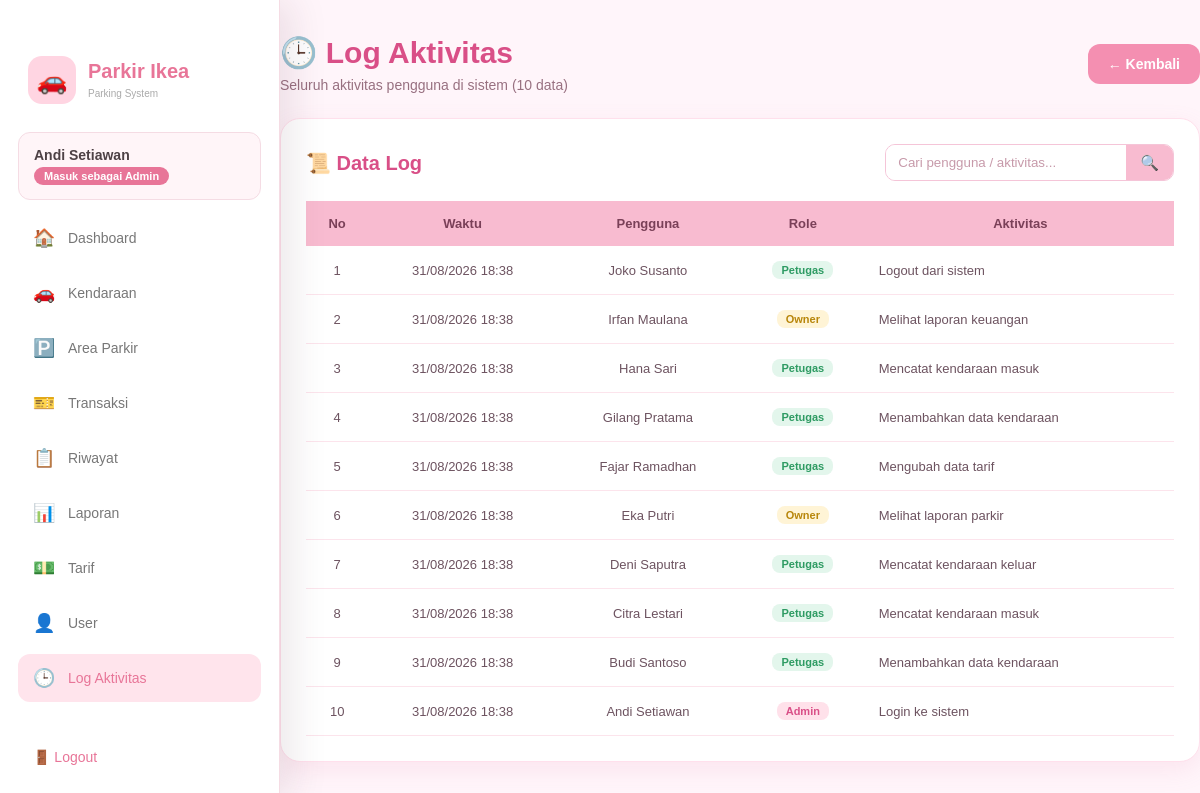
/controller/c_log.php (signed in), run on the app's committed database.
### tables this page shows
CREATE TABLE `tb_log_aktivitas` (
  `id_log` int NOT NULL,
  `id_user` int DEFAULT NULL,
  `aktivitas` varchar(100) NOT NULL,
  `waktu_aktivitas` datetime DEFAULT CURRENT_TIMESTAMP
);

### controller/c_log.php (called while the page is built, shortened)
<?php
require_once __DIR__ . '/../models/koneksi.php';
require_once __DIR__ . '/../models/m_log.php';
$koneksi_obj = new koneksi();
$db          = $koneksi_obj->koneksi;
$cari       = trim($_GET['cari'] ?? '');
$per_halaman = 20;
$halaman    = max(1, (int) ($_GET['halaman'] ?? 1));
$total_data  = hitung_log($db, $cari);
$total_hal   = max(1, (int) ceil($total_data / $per_halaman));
$halaman     = min($halaman, $total_hal);
$offset      = ($halaman - 1) * $per_halaman;
$data_log = ambil_semua_log($db, $cari, $per_halaman, $offset);
include __DIR__ . '/../view/v_log_aktivitas.php';
exit();

### models/m_log.php (called while the page is built, shortened)
<?php
if (!function_exists('hitung_log')) {
    function hitung_log($db, string $cari = ''): int {
        $like = '%' . $cari . '%';
        $stmt = $db->prepare(
            "SELECT COUNT(*) AS n
             FROM   tb_log_aktivitas l
             LEFT JOIN tb_user u ON u.id_user = l.id_user
             WHERE  l.aktivitas LIKE ? OR u.nama_lengkap LIKE ? OR u.role LIKE ?");
        $stmt->bind_param("sss", $like, $like, $like);
        $stmt->execute();
        $row = $stmt->get_result()->fetch_assoc();
        return (int) ($row['n'] ?? 0);
    }
}
if (!function_exists('ambil_semua_log')) {
    function ambil_semua_log($db, string $cari = '', int $limit = 20, int $offset = 0): array {
        $like   = '%' . $cari . '%';
        $limit  = max(1, $limit);
        $offset = max(0, $offset);
        $stmt = $db->prepare(
            "SELECT l.id_log, l.aktivitas, l.waktu_aktivitas,
                    COALESCE(u.nama_lengkap, '(user dihapus)') AS nama_lengkap,
                    COALESCE(u.role, '-') AS role
             FROM   tb_log_aktivitas l
             LEFT JOIN tb_user u ON u.id_user = l.id_user
             WHERE  l.aktivitas LIKE ? OR u.nama_lengkap LIKE ? OR u.role LIKE ?
             ORDER  BY l.waktu_aktivitas DESC, l.id_log DESC
             LIMIT  ? OFFSET ?");
        $stmt->bind_param("sssii", $like, $like, $like, $limit, $offset);
        $stmt->execute();
        $res  = $stmt->get_result();
        $rows = [];
        while ($r = $res->fetch_assoc()) $rows[] = $r;
        return $rows;
    }
}

### view/v_log_aktivitas.php (the view, shortened to what this page needs)
<?php
function h($v, string $fb = '-'): string {
    return htmlspecialchars($v ?? $fb, ENT_QUOTES, 'UTF-8');
}
$no_awal = ($halaman - 1) * $per_halaman + 1;
?>
<!DOCTYPE html>
<html lang="id">
<head>
    <link rel="stylesheet" href="../assets/log_aktivitas.css">
    <link rel="stylesheet" href="../assets/navbar.css">
</head>
<body>
    <?php include __DIR__ . '/navbar.php'; ?>
    <div class="container">
        <div class="header">
            <div>
                <h1>🕒 Log Aktivitas</h1>
                <p>Seluruh aktivitas pengguna di sistem (<?= $total_data ?> data)</p>
            </div>
            <a href="../view/DashBoard.php" class="btn-kembali">← Kembali</a>
        </div>
        <div class="card">
            <div class="card-header">
                <h2>📜 Data Log</h2>
                <form class="search-box" method="get" action="../controller/c_log.php">
                    <input type="text" name="cari" value="<?= h($cari, '') ?>"
                           placeholder="Cari pengguna / aktivitas...">
                    <button type="submit">🔍</button>
                </form>
            </div>
            <div class="table-wrapper">
                <table>
                    <thead>
                        <tr>
                            <th>No</th>
                            <th>Waktu</th>
                            <th>Pengguna</th>
                            <th>Role</th>
                            <th>Aktivitas</th>
                        </tr>
                    </thead>
                    <tbody>
                    <?php if (!empty($data_log)): ?>
                        <?php foreach ($data_log as $i => $l): ?>
                        <tr>
                            <td><?= $no_awal + $i ?></td>
                            <td><?= date('d/m/Y H:i', strtotime($l['waktu_aktivitas'])) ?></td>
                            <td><?= h($l['nama_lengkap']) ?></td>
                            <td><span class="badge-role <?= h($l['role']) ?>"><?= h(ucfirst($l['role'])) ?></span></td>
                            <td class="kolom-aktivitas"><?= h($l['aktivitas']) ?></td>
                        </tr>
                        <?php endforeach; ?>
                    <?php endif; ?>
                    </tbody>
                </table>
            </div>
        </div>
    </div>
</body>
</html>

### assets/log_aktivitas.css (style rules this page uses)
* { margin: 0; padding: 0; box-sizing: border-box; font-family: Arial, sans-serif; }
body { background: #fff5fa; min-height: 100vh; padding: 35px; color: #5a3d4a; }
.container { max-width: 1200px; margin: auto; }
.header { display: flex; justify-content: space-between; align-items: center; margin-bottom: 25px; }
.header h1 { color: #d94f87; font-size: 30px; margin-bottom: 7px; }
.header p { color: #987080; font-size: 14px; }
.btn-kembali { text-decoration: none; background-color: #f48fb1; color: white; padding: 12px 20px; border-radius: 12px; font-size: 14px; font-weight: bold; transition: 0.3s; }
.card { background: white; border-radius: 20px; padding: 25px; box-shadow: 0 8px 25px rgba(221, 112, 153, 0.12); border: 1px solid #ffe0ec; }
.card-header { display: flex; justify-content: space-between; align-items: center; margin-bottom: 20px; }
.card-header h2 { color: #d94f87; font-size: 20px; }
.search-box { display: flex; border: 1px solid #f5c5d8; border-radius: 10px; overflow: hidden; background: #fffafd; }
.search-box input { width: 240px; padding: 10px 12px; border: none; outline: none; color: #6d4b59; }
.search-box input::placeholder { color: #c79aaa; }
.search-box button { border: none; background: #f8bbd0; padding: 0 14px; cursor: pointer; color: white; font-size: 15px; }
.table-wrapper { width: 100%; overflow-x: auto; }
table { width: 100%; border-collapse: collapse; min-width: 800px; }
thead { background: #f8bbd0; }
th { padding: 15px 12px; color: #7a4058; font-size: 13px; text-align: center; }
td { padding: 15px 12px; text-align: center; border-bottom: 1px solid #fce4ec; font-size: 13px; color: #6d5360; }
td.kolom-aktivitas { text-align: left; }
.badge-role { display: inline-block; padding: 3px 9px; border-radius: 8px; font-size: 11px; font-weight: 700; background: #f3e8ff; color: #8e5bb5; }
.badge-role.admin { background: #ffe1ea; color: #d94f87; }
.badge-role.petugas { background: #e3f6ec; color: #2e9b63; }
.badge-role.owner { background: #fff4d6; color: #b8860b; }

### assets/navbar.css (style rules this page uses)
body { padding-left: 280px; padding-right: 0; }

### data on the page
tb_log_aktivitas: i "1", waktu_aktivitas "31/08/2026 18:38", nama_lengkap "Joko Susanto", role "Petugas", aktivitas "Logout dari sistem"
tb_log_aktivitas: i "2", waktu_aktivitas "31/08/2026 18:38", nama_lengkap "Irfan Maulana", role "Owner", aktivitas "Melihat laporan keuangan"
tb_log_aktivitas: i "3", waktu_aktivitas "31/08/2026 18:38", nama_lengkap "Hana Sari", role "Petugas", aktivitas "Mencatat kendaraan masuk"
tb_log_aktivitas: i "4", waktu_aktivitas "31/08/2026 18:38", nama_lengkap "Gilang Pratama", role "Petugas", aktivitas "Menambahkan data kendaraan"
tb_log_aktivitas: i "5", waktu_aktivitas "31/08/2026 18:38", nama_lengkap "Fajar Ramadhan", role "Petugas", aktivitas "Mengubah data tarif"
tb_log_aktivitas: i "6", waktu_aktivitas "31/08/2026 18:38", nama_lengkap "Eka Putri", role "Owner", aktivitas "Melihat laporan parkir"
tb_log_aktivitas: i "7", waktu_aktivitas "31/08/2026 18:38", nama_lengkap "Deni Saputra", role "Petugas", aktivitas "Mencatat kendaraan keluar"
tb_log_aktivitas: i "8", waktu_aktivitas "31/08/2026 18:38", nama_lengkap "Citra Lestari", role "Petugas", aktivitas "Mencatat kendaraan masuk"
tb_log_aktivitas: i "9", waktu_aktivitas "31/08/2026 18:38", nama_lengkap "Budi Santoso", role "Petugas", aktivitas "Menambahkan data kendaraan"
tb_log_aktivitas: i "10", waktu_aktivitas "31/08/2026 18:38", nama_lengkap "Andi Setiawan", role "Admin", aktivitas "Login ke sistem"

### other printed values
$nama_sekarang "Andi Setiawan"
$role_sekarang "Admin"
$total_data "10"
